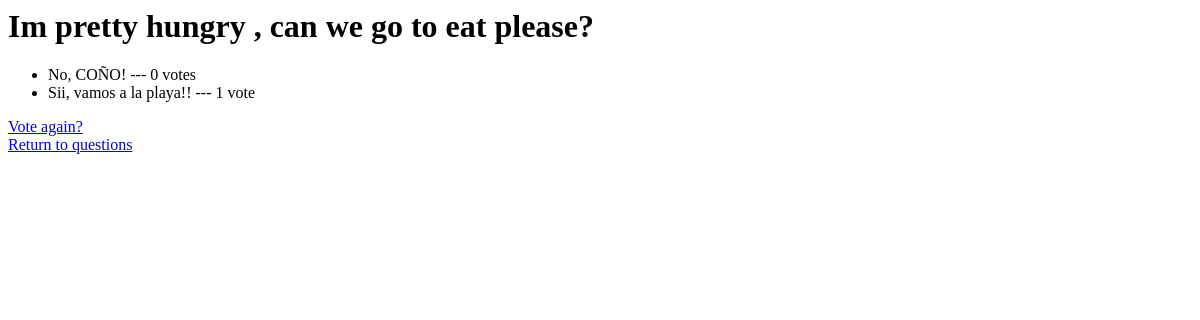
/polls/3/results/, run on an earlier commit of the app's database.
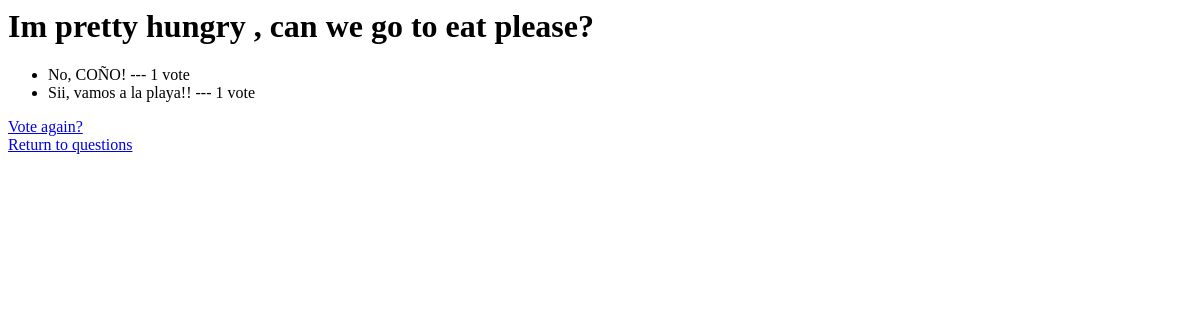
And on a later commit of the database.
### polls/models.py (models this page shows, shortened)
class Choice(models.Model):
	question = models.ForeignKey(Question, on_delete=models.CASCADE)
	choice_text = models.CharField(max_length=200)
	votes = models.IntegerField(default=0)

### polls/views.py (the view)
# urls.py: path('<int:pk>/results/', views.ResultsView.as_view(), name='results'),
class ResultsView(generic.DetailView):
	model = Question
	template_name = 'polls/results.html'
	def get_queryset(self):
		question_ids = questions_with_2_plus_choices(self)
		return Question.objects.filter(
			pub_date__lte=timezone.now()).filter(
			id__in=question_ids)

### polls/views.py (called while the page is built)
def only_reps(numbers):
	answer = []
	start = 0
	for a in numbers:
		start += 1
		for b in numbers[start:]:
			if (a == b and a not in answer):
				answer.append(a)
	return answer

def questions_with_2_plus_choices(self):
	q_ids = []
	for choice in Choice.objects.all():
		q_ids.append(choice.question_id)
	return only_reps(q_ids)

### polls/templates/polls/results.html (shortened to what this page needs)
<h1>{{ question.question_text }}</h1>
<ul>
{% for choice in question.choice_set.all %}
	<li>{{ choice.choice_text }} --- {{ choice.votes }}
	vote{{choice.votes|pluralize }}</li>
{% endfor %}
</ul>
<a href="{% url 'polls:detail' question.id %}">Vote again?</a>
<a href="{% url 'polls:index' %}">Return to questions</a>

What changed in the data, as far as the page shows it:
changed Choice "No, COÑO!": votes "0" → "1"
